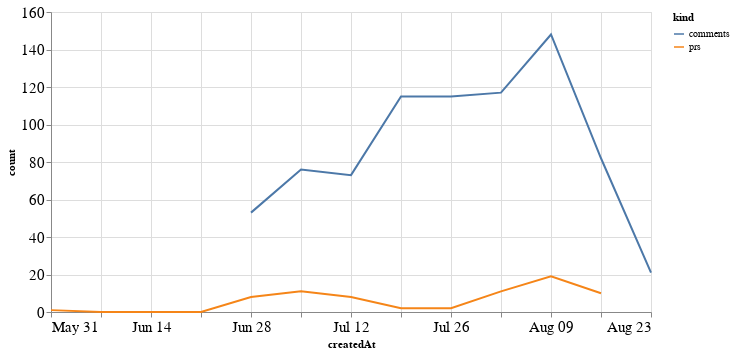

This figure's notebook cell:
### Code cell
alt.Chart(total_time, width=600).mark_line().encode(
    x='createdAt',
    y='count',
    color='kind'
)

### Figure 1 — Vega-Lite specification as saved in the notebook (floating-point values rounded to 4 significant figures)
{"config": {"axisLeft": {"labelFontSize": 15}, "axisBottom": {"labelFontSize": 15}}, "data": {"name": "data-0302a0fe71ade7440320cebb3df4a938"}, "mark": "line", "encoding": {"color": {"type": "nominal", "field": "kind"}, "x": {"type": "temporal", "field": "createdAt"}, "y": {"type": "quantitative", "field": "count"}}, "width": 600, "$schema": "https://vega.github.io/schema/vega-lite/v4.8.1.json", "datasets": {"data-0302a0fe71ade7440320cebb3df4a938": [{"createdAt": "2020-05-31T00:00:00", "kind": "prs", "count": 1.0}, {"createdAt": "2020-06-07T00:00:00", "kind": "prs", "count": 0.0}, {"createdAt": "2020-06-14T00:00:00", "kind": "prs", "count": 0.0}, {"createdAt": "2020-06-21T00:00:00", "kind": "prs", "count": 0.0}, {"createdAt": "2020-06-28T00:00:00", "kind": "prs", "count": 8.0}, {"createdAt": "2020-07-05T00:00:00", "kind": "prs", "count": 11.0}, {"createdAt": "2020-07-12T00:00:00", "kind": "prs", "count": 8.0}, {"createdAt": "2020-07-19T00:00:00", "kind": "prs", "count": 2.0}, {"createdAt": "2020-07-26T00:00:00", "kind": "prs", "count": 2.0}, {"createdAt": "2020-08-02T00:00:00", "kind": "prs", "count": 11.0}, {"createdAt": "2020-08-09T00:00:00", "kind": "prs", "count": 19.0}, {"createdAt": "2020-08-16T00:00:00", "kind": "prs", "count": 10.0}, {"createdAt": "2020-08-23T00:00:00", "kind": "prs", "count": null}, {"createdAt": "2020-05-31T00:00:00", "kind": "comments", "count": null}, {"createdAt": "2020-06-07T00:00:00", "kind": "comments", "count": null}, {"createdAt": "2020-06-14T00:00:00", "kind": "comments", "count": null}, {"createdAt": "2020-06-21T00:00:00", "kind": "comments", "count": null}, {"createdAt": "2020-06-28T00:00:00", "kind": "comments", "count": 53.0}, {"createdAt": "2020-07-05T00:00:00", "kind": "comments", "count": 76.0}, {"createdAt": "2020-07-12T00:00:00", "kind": "comments", "count": 73.0}, {"createdAt": "2020-07-19T00:00:00", "kind": "comments", "count": 115.0}, {"createdAt": "2020-07-26T00:00:00", "kind": "comments", "count": 115.0}, {"createdAt": "2020-08-02T00:00:00", "kind": "comments", "count": 117.0}, {"createdAt": "2020-08-09T00:00:00", "kind": "comments", "count": 148.0}, {"createdAt": "2020-08-16T00:00:00", "kind": "comments", "count": 82.0}, {"createdAt": "2020-08-23T00:00:00", "kind": "comments", "count": 21.0}]}}
